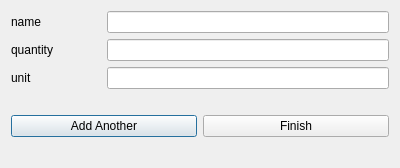
<?xml version="1.0" encoding="UTF-8"?>
<ui version="4.0">
 <class>AddNewForm</class>
 <widget class="QWidget" name="AddNewForm">
  <property name="geometry">
   <rect>
    <x>0</x>
    <y>0</y>
    <width>400</width>
    <height>167</height>
   </rect>
  </property>
  <property name="windowTitle">
   <string>Form</string>
  </property>
  <layout class="QGridLayout" name="gridLayout">
   <item row="4" column="2" colspan="2">
    <widget class="QPushButton" name="finish_button">
     <property name="text">
      <string>Finish</string>
     </property>
    </widget>
   </item>
   <item row="5" column="2">
    <spacer name="horizontalSpacer_3">
     <property name="orientation">
      <enum>Qt::Horizontal</enum>
     </property>
     <property name="sizeHint" stdset="0">
      <size>
       <width>40</width>
       <height>20</height>
      </size>
     </property>
    </spacer>
   </item>
   <item row="0" column="1" colspan="3">
    <widget class="QLineEdit" name="name"/>
   </item>
   <item row="5" column="3">
    <spacer name="horizontalSpacer_2">
     <property name="orientation">
      <enum>Qt::Horizontal</enum>
     </property>
     <property name="sizeHint" stdset="0">
      <size>
       <width>40</width>
       <height>20</height>
      </size>
     </property>
    </spacer>
   </item>
   <item row="1" column="0">
    <widget class="QLabel" name="label_2">
     <property name="text">
      <string>quantity</string>
     </property>
    </widget>
   </item>
   <item row="4" column="0" colspan="2">
    <widget class="QPushButton" name="add_another_button">
     <property name="text">
      <string>Add Another</string>
     </property>
     <property name="default">
      <bool>true</bool>
     </property>
    </widget>
   </item>
   <item row="0" column="0">
    <widget class="QLabel" name="label">
     <property name="text">
      <string>name</string>
     </property>
    </widget>
   </item>
   <item row="2" column="0">
    <widget class="QLabel" name="label_3">
     <property name="text">
      <string>unit</string>
     </property>
    </widget>
   </item>
   <item row="2" column="1" colspan="3">
    <widget class="QLineEdit" name="unit"/>
   </item>
   <item row="5" column="0">
    <spacer name="horizontalSpacer">
     <property name="orientation">
      <enum>Qt::Horizontal</enum>
     </property>
     <property name="sizeHint" stdset="0">
      <size>
       <width>40</width>
       <height>20</height>
      </size>
     </property>
    </spacer>
   </item>
   <item row="5" column="1">
    <spacer name="horizontalSpacer_4">
     <property name="orientation">
      <enum>Qt::Horizontal</enum>
     </property>
     <property name="sizeHint" stdset="0">
      <size>
       <width>40</width>
       <height>20</height>
      </size>
     </property>
    </spacer>
   </item>
   <item row="1" column="1" colspan="3">
    <widget class="QLineEdit" name="quantity"/>
   </item>
   <item row="3" column="0" colspan="4">
    <widget class="QLabel" name="status_label">
     <property name="text">
      <string/>
     </property>
    </widget>
   </item>
  </layout>
 </widget>
 <tabstops>
  <tabstop>name</tabstop>
  <tabstop>quantity</tabstop>
  <tabstop>unit</tabstop>
  <tabstop>add_another_button</tabstop>
  <tabstop>finish_button</tabstop>
 </tabstops>
 <resources/>
 <connections/>
</ui>
